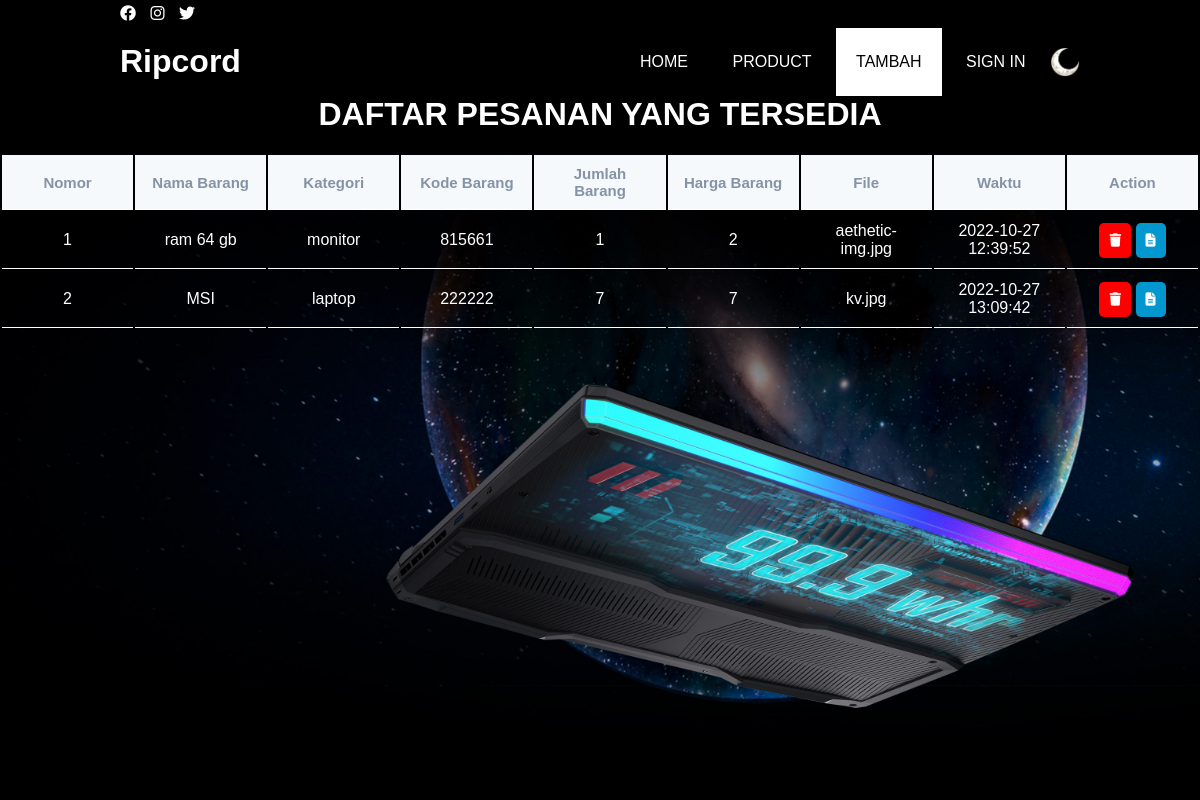
The app's page /posttest6/tampiladmin.php with its own data.
### tables this page shows
CREATE TABLE `komputer` (
  `id` int(11) NOT NULL,
  `namaproduk` varchar(255) NOT NULL,
  `category` varchar(50) NOT NULL,
  `kodebarang` int(20) NOT NULL,
  `stock` int(3) NOT NULL,
  `harga` int(9) NOT NULL,
  `gambar` varchar(255) NOT NULL,
  `waktu` datetime NOT NULL
);

### posttest6/tampiladmin.php (the view, shortened to what this page needs)
<?php
    require 'connect.php';
    $result = mysqli_query($conn, "SELECT * FROM komputer");
    $pesanan = [];
    while($row = mysqli_fetch_assoc($result)){
        $pesanan[] = $row;
    }
?>
<!DOCTYPE html>
<html lang="en">
    <head>
        <link rel="stylesheet" href="styleOrder.css" />
        <link rel="stylesheet" href="https://cdnjs.cloudflare.com/ajax/libs/font-awesome/6.2.0/css/all.min.css">
    </head>
    <div class="medsos">
        <div class="container">
            <ul>
                <li><a href="#"><i class="fa-brands fa-facebook"></i></a></li>
                <li><a href="#"><i class="fa-brands fa-instagram"></i></a></li>
                <li><a href="#"><i class="fa-brands fa-twitter"></i></a></li>
            </ul>
        </div>
    </div>
    <header>
        <div class="container">
            <h1><a href="admin.php">Ripcord</a></h1>
            <ul>
                <li><a href="admin.php">HOME</a></li>
                <li><a id="me" onclick="popup()" href="#">PRODUCT</a></li>
                <li class="active"><a href="tambah.php">TAMBAH</a></li>
                <?php if(!isset($_SESSION["username"])){
                        echo('<li><a href="login.php" class="tbl-pink" id="sign">SIGN IN</a></li>');
                    }else {
                        echo('<li><a href="logout.php" class="tbl-pink" id="logout">SIGN OUT</a></li>');
                } ?>
                <img src="moon1.webp" id="icon">
            </ul>
        </div>
    </header>
    <div class="bg-tampil">
        <h1 class="daftar-pesanan"> DAFTAR PESANAN YANG TERSEDIA </h1>
        <div class="table-section">
            <table>
                <thead>
                    <tr>
                        <th> Nomor </th>
                        <th> Nama Barang</th>
                        <th> Kategori </th>
                        <th> Kode Barang </th>
                        <th> Jumlah Barang </th>
                        <th> Harga Barang </th>
                        <th> File </th>
                        <th> Waktu </th>
                        <th> Action </th>
                    </tr>
                </thead>
                <tbody>
                    <?php $i = 1; foreach ($pesanan as $pesan): ?>
                    <tr>
                        <td> <?php echo $i ;?></td>
                        <td> <?php echo $pesan['namaproduk'] ;?></td>
                        <td> <?php echo $pesan['category'] ;?></td>
                        <td> <?php echo $pesan['kodebarang'] ;?></td>
                        <td> <?php echo $pesan['stock'] ;?></td>
                        <td> <?php echo $pesan['harga'] ;?></td>
                        <td> <?php echo $pesan['gambar'] ;?></td>
                        <td> <?php echo $pesan['waktu'] ;?></td>
                        <td>
                            <button> <a href="hapus.php?id=<?php echo $pesan["id"]; ?>" onclick="return confirm('Yakin ingin Menghapus data ini?')" role='button'><i class="fa fa-trash"></i> </a> </button>
                            <button> <a href="ubah.php?id=<?php echo $pesan["id"]; ?>"> <i class="fa fa-file-text"></i> </a></button>
                        </td>
                    </tr>
                    <?php $i++; endforeach; ?>
                </tbody>
            </table>
        </div>
    </div>
    </body>
</html>

### posttest6/styleOrder.css (style rules this page uses)
* { padding:0; margin:0; font-family: sans-serif; }
#icon { width: 30px; cursor: pointer; transform: translateY(10px); }
:root { background-color: black; --primary-color: black; --secondary-color: white; }
a { color: inherit; text-decoration: none; }
.medsos { padding: 5px 0; background-color: var(--primary-color); }
.medsos ul li { display: inline-block; color: var(--secondary-color); margin-right: 10px; }
.container { width: 80%; margin: 0 auto; }
.container:after { content:"" ; display: block; clear: both; }
header h1 { float: left; padding: 15px 0; color:var(--secondary-color); }
header ul { float: right; color:var(--secondary-color); }
header ul li { display: inline-block; }
header ul li a { padding: 25px 20px; display: inline-block; }
.active { background-color: var(--secondary-color); color:var(--primary-color); }
* { margin: 0; padding: 0; font-family: 'Montserrat', sans-serif; }
.bg-tampil { background-image: url('tambah-bg.jpg'); background-size: cover; display: flex; flex-direction: column; justify-content: center; align-items: center; }
.daftar-pesanan { color: white; }
.table-section { margin-top: 20px; height: 650px; overflow: hidden; }
table { width: 100%; table-layout: fixed; min-width: 1000px; }
thead th { position: sticky; top: 0; background-color: #f6f9fc; color: #8493a5; font-size: 15px; }
th, td { border-bottom: 1px solid white; padding: 10px 15px; text-align: center; color: white; }
button { outline: none; border: none; border-radius: 5px; cursor: pointer; padding: 10px; color: #ffffff; }
button a { text-decoration: none; }
td button:nth-child(1) { background-color: red; }
td button:nth-child(2) { background-color: #0298cf; }

### records on screen
komputer: namaproduk "ram 64 gb", category "monitor", kodebarang "815661", stock "1", harga "2", gambar "aethetic-img.jpg", waktu "2022-10-27 12:39:52"
komputer: namaproduk "MSI", category "laptop", kodebarang "222222", stock "7", harga "7", gambar "kv.jpg", waktu "2022-10-27 13:09:42"
